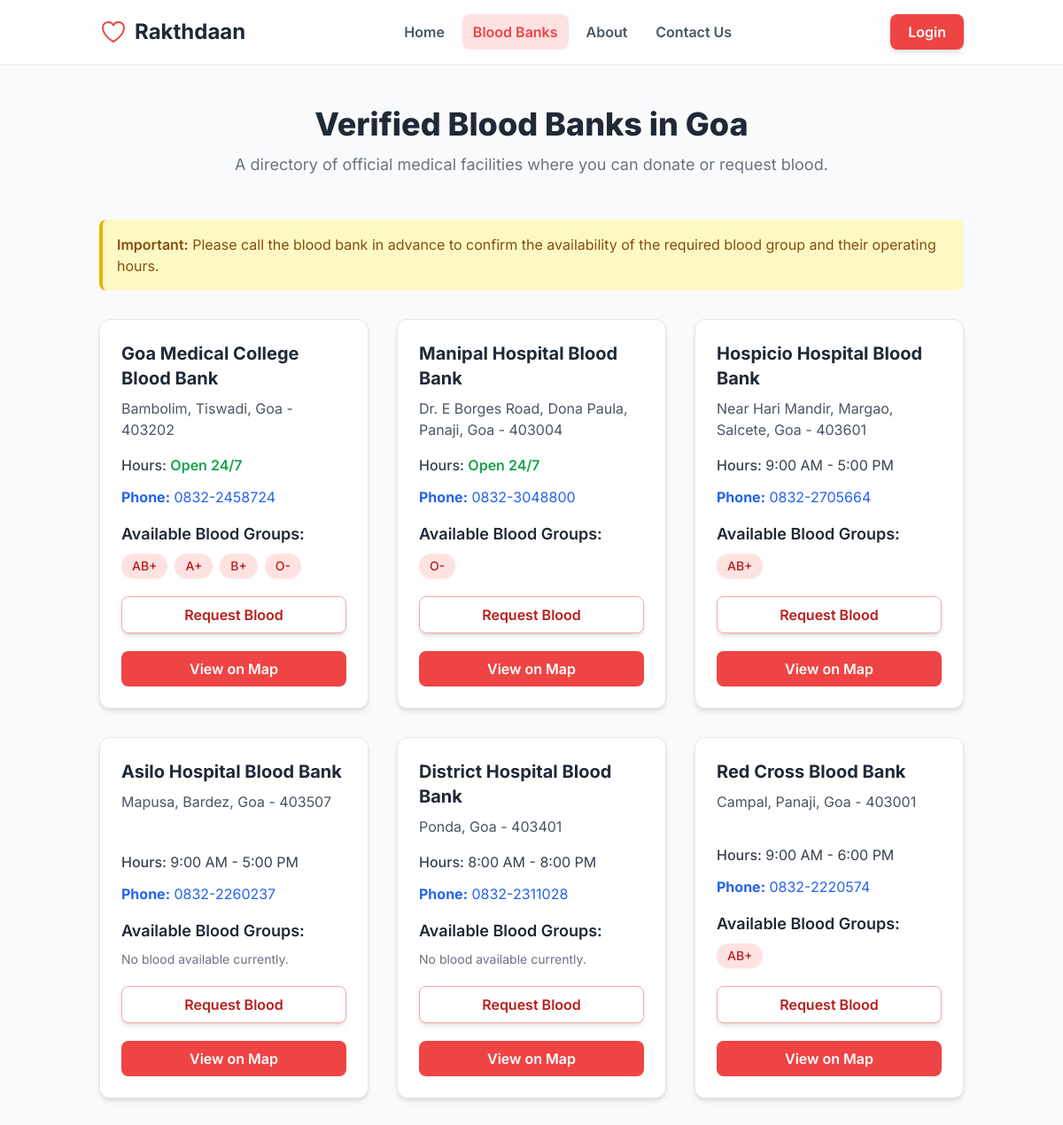
/blood_bank/ (upper part), run on an earlier commit of the app's database.
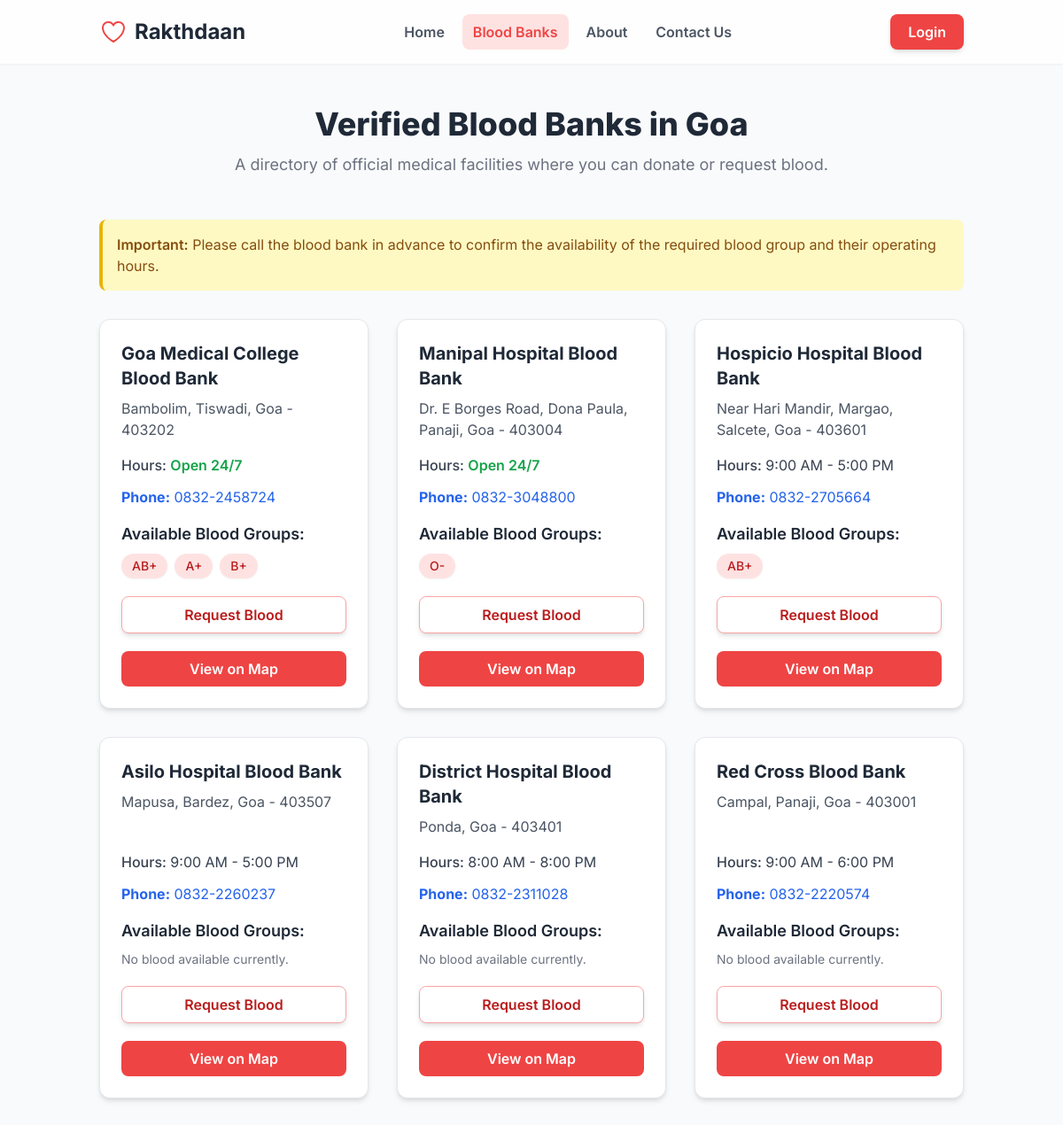
And on a later commit of the database.
### donors/models.py (models this page shows, shortened)
class Donor(models.Model):
    user = models.OneToOneField(User, on_delete=models.CASCADE, null=True, blank=True)
    name = models.CharField(max_length=100, blank=False)
    age = models.IntegerField()
    gender = models.CharField(max_length=10, null=True, blank=True)
    blood_group = models.CharField(max_length=3, choices=BloodGroup.choices, blank=False, null=False)
    phone_number = PhoneNumberField(region="IN", null=True, blank=True, unique=True)
    email = models.EmailField(unique=True, blank=True, null=True)
    address = models.TextField(blank=True, null=True)
    hospital=models.CharField(max_length=100,choices=HospitalChoices.choices, blank=True,null=True)
    last_donation_date = models.DateField(blank=True, null=True)
    is_active = models.BooleanField(default=True)
    is_verified = models.BooleanField(default=False)
    created_at = models.DateTimeField(auto_now_add=True)

### donors/views.py (the view)
# urls.py: path('blood_bank/', blood_bank, name='blood_bank'),
def blood_bank(request):
    goa_medical_college_blood_group = hospitals_blood_availability("Goa Medical College Blood Bank")
    manipal_hospital_blood_group = hospitals_blood_availability("Manipal Hospital Blood Bank")
    hospicio_hospital_blood_group = hospitals_blood_availability("Hospicio Hospital Blood Bank")
    asilo_hospital_blood_group = hospitals_blood_availability("Asilo Hospital Blood Bank")
    district_hospital_blood_group = hospitals_blood_availability("District Hospital Blood Bank")
    red_cross_blood_group = hospitals_blood_availability("Red Cross Blood Bank")
    sub_district_hospital_blood_group = hospitals_blood_availability("Sub District Hospital Blood Bank")
    vrundavan_hospital_blood_group = hospitals_blood_availability("Vrundavan Hospital Blood Bank")
    apollo_victor_hospital_blood_group = hospitals_blood_availability("Apollo Victor Hospital Blood Bank")
    shri_sai_central_blood_group = hospitals_blood_availability("Shri Sai Central Blood Bank & Lab")
    fonsecas_blood_group = hospitals_blood_availability("Fonsecas Pathology Laboratory / Blood Bank")
    jeevandhara_blood_group = hospitals_blood_availability("Jeevandhara Blood Bank")
    context = {
    "gmc_blood_list": goa_medical_college_blood_group,
    "manipal_blood_list": manipal_hospital_blood_group,
    "hospicio_blood_list": hospicio_hospital_blood_group,
    "asilo_blood_list": asilo_hospital_blood_group,
    "district_blood_list": district_hospital_blood_group,
    "red_cross_blood_list": red_cross_blood_group,
    "sub_district_blood_list": sub_district_hospital_blood_group,
    "vrundavan_blood_list": vrundavan_hospital_blood_group,
    "apollo_victor_blood_list": apollo_victor_hospital_blood_group,
    "shri_sai_blood_list": shri_sai_central_blood_group,
    "fonsecas_blood_list": fonsecas_blood_group,
    "jeevandhara_blood_list": jeevandhara_blood_group
}
    return render(request, "blood_bank.html",context)

### donors/views.py (called while the page is built)
def hospitals_blood_availability(hospital_name):
    blood_bank_list=Donor.objects.filter(hospital=hospital_name,is_verified=1,is_active=1).all()
    unique_blood_group=[]
    for donor in blood_bank_list:
         if donor.blood_group not in unique_blood_group:
                unique_blood_group.append(donor.blood_group)
    return unique_blood_group

### home/templates/blood_bank.html (shortened to what the changed rows need)
{% extends "base.html" %} {% block start %}
<div>
  <header class="bg-white/80 backdrop-blur-lg sticky top-0 z-50 shadow-sm">
    <div class="container mx-auto px-6 py-4">
      <nav class="flex items-center justify-between">
        <a href="/" class="flex items-center space-x-2">
          <h1 class="text-2xl font-bold text-gray-800">Rakthdaan</h1>
        </a>
      </nav>
    </div>
  </header>
  <main class="container mx-auto px-6 py-12">
    <div class="text-center mb-12">
      <h1 class="text-3xl md:text-4xl font-extrabold text-gray-800">
        Verified Blood Banks in Goa
      </h1>
    </div>
    <div class="grid grid-cols-1 md:grid-cols-2 lg:grid-cols-3 gap-8">
      <div
        class="bg-white rounded-xl shadow-md border border-gray-200 p-6 flex flex-col"
      >
        <h2 class="text-xl font-bold text-gray-800 mb-2">
          Goa Medical College Blood Bank
        </h2>
        <div class="mt-4">
          <div class="flex flex-wrap gap-2">
            {% for blood in gmc_blood_list %}
            <span
              class="px-3 py-1 rounded-full bg-red-100 text-red-700 font-medium text-sm shadow-sm"
            >
              {{ blood }}
            </span>
            {% empty %}
            <p class="text-gray-500 text-sm">No blood available currently.</p>
            {% endfor %}
          </div>
        </div>
      </div>
      <div
        class="bg-white rounded-xl shadow-md border border-gray-200 p-6 flex flex-col"
      >
        <h2 class="text-xl font-bold text-gray-800 mb-2">
          Manipal Hospital Blood Bank
        </h2>
      </div>
      <div
        class="bg-white rounded-xl shadow-md border border-gray-200 p-6 flex flex-col"
      >
        <h2 class="text-xl font-bold text-gray-800 mb-2">
          Hospicio Hospital Blood Bank
        </h2>
      </div>
      <div
        class="bg-white rounded-xl shadow-md border border-gray-200 p-6 flex flex-col"
      >
        <h2 class="text-xl font-bold text-gray-800 mb-2">
          Asilo Hospital Blood Bank
        </h2>
      </div>
      <div
        class="bg-white rounded-xl shadow-md border border-gray-200 p-6 flex flex-col"
      >
        <h2 class="text-xl font-bold text-gray-800 mb-2">
          District Hospital Blood Bank
        </h2>
      </div>
      <div
        class="bg-white rounded-xl shadow-md border border-gray-200 p-6 flex flex-col"
      >
        <h2 class="text-xl font-bold text-gray-800 mb-2">
          Red Cross Blood Bank
        </h2>
        <div class="mt-4">
          <div class="flex flex-wrap gap-2">
            {% for blood in red_cross_blood_list %}
            <span
              class="px-3 py-1 rounded-full bg-red-100 text-red-700 font-medium text-sm shadow-sm"
            >
              {{ blood }}
            </span>
            {% empty %}
            <p class="text-gray-500 text-sm">No blood available currently.</p>
            {% endfor %}
          </div>
        </div>
      </div>
    </div>
  </main>
</div>
{% endblock %}

What changed in the data, as far as the page shows it:
removed Donor: gmc_blood_list "O-"
removed Donor: red_cross_blood_list "AB+"
Also different on the page:
text now shown: "No blood available currently."
